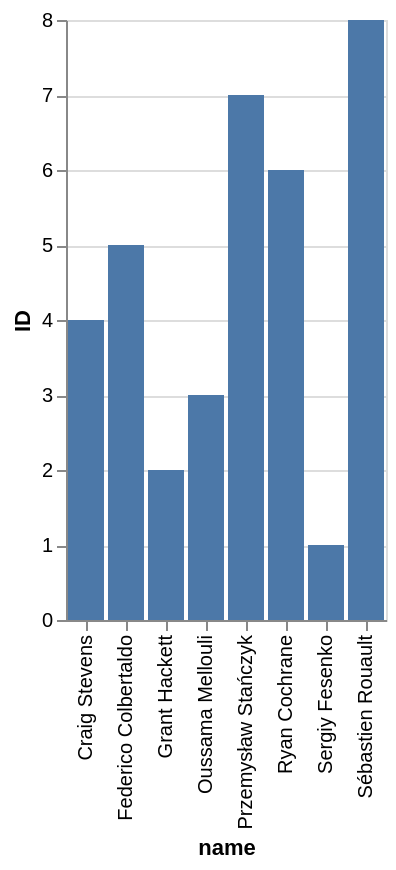

The specification (Vega-Lite) saved for this image:
### Vega-Lite specification from a JSON file in a GitHub repository (floating-point values rounded to 4 significant figures)
{"data": {"values": [{"x_data": "Przemysław Stańczyk", "y_data": 7}, {"x_data": "Craig Stevens", "y_data": 4}, {"x_data": "Federico Colbertaldo", "y_data": 5}, {"x_data": "Sébastien Rouault", "y_data": 8}, {"x_data": "Sergiy Fesenko", "y_data": 1}, {"x_data": "Grant Hackett", "y_data": 2}, {"x_data": "Ryan Cochrane", "y_data": 6}, {"x_data": "Oussama Mellouli", "y_data": 3}]}, "mark": "bar", "encoding": {"x": {"field": "x_data", "type": "nominal", "title": "name", "sort": "ascending"}, "y": {"field": "y_data", "type": "quantitative", "title": "ID"}}}
